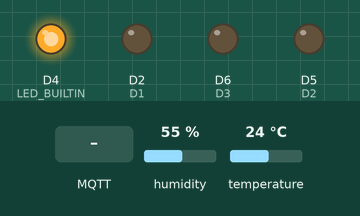
The sketch below on a simulated ESP8266 (NodeMCU). Parts: output pins drawn as LEDs (lit = HIGH, except the on-board LED, lit = LOW). The test bench sets the inputs (shaded band); at power-on: humidity 55 %, temperature 24 °C. WiFi joins after 1.5 s; servers stay silent unless stated; no MQTT or app messages arrive unless stated; what the sketch prints to the serial monitor is not drawn.

Above: at 0.0 s.
At 2.7 s:
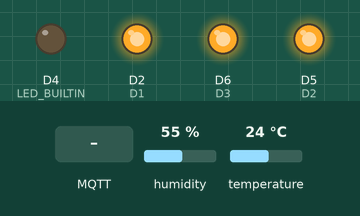
2.8 s: MQTT message "device4" arrives on the first subscribed topic
At 5.07 s:
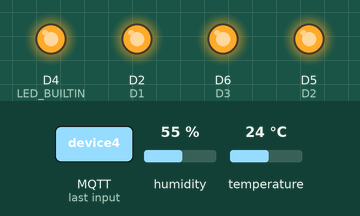
11.7 s: MQTT message "1" arrives on the first subscribed topic
16.7 s: MQTT message "on" arrives on the first subscribed topic
Timing chart, 0 to 27.1 s (numbered marks = the images above; inputs shaded):
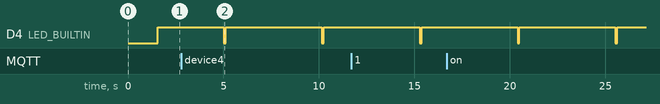

Measured:
- by itself, D4 (LED_BUILTIN): alternates HIGH for 5.0 s and LOW for 0.10 s

The sketch:

v0.0.ino
```cpp
#include <ArduinoJson.h>
#include <PubSubClient.h>
#include <ESP8266WiFi.h>
#include "DHT.h"

#define WIFI_AP "TP-LINK_D2A1EA"            // tên mạng wifi
#define WIFI_PASSWORD "244466666@2017"   // mật khẩu
#define CLIENTID "5a5643736c8e6e04bcefde99" // vuon 1
//#define CLIENTID "5a579a6b85520f07df6347e9"  //vuon 2
#define DHTPIN 5
#define DHTTYPE DHT11

#define D1 4
#define D2 14
#define D3 12
//#define D4 13
//#define LED_BUILTIN 2

//#define GPIO0_PIN 3
// #define GPIO2_PIN 5

DHT dht(DHTPIN, DHTTYPE);
char thingsboardServer[] = "thienha.net";

WiFiClient wifiClient;

PubSubClient client(wifiClient);

int status = WL_IDLE_STATUS;
unsigned long lastSend = 0;
// We assume that all GPIOs are LOW
boolean gpioState[] = {false, false};

void setup() {
  Serial.begin(115200);
  delay(10);
  InitWiFi();
  dht.begin();
  client.setServer( thingsboardServer, 1883 );
  client.setCallback(on_message);
  pinMode(D1, OUTPUT);
  pinMode(D2, OUTPUT);
  pinMode(D3, OUTPUT);
  // pinMode(D4, OUTPUT);
  pinMode(LED_BUILTIN, OUTPUT);
  digitalWrite(D1, HIGH);
  digitalWrite(D2, HIGH);
  digitalWrite(D3, HIGH);
  //digitalWrite(D4, HIGH);
  digitalWrite(LED_BUILTIN, HIGH);

}

void loop() {
  if ( !client.connected() ) {
    digitalWrite(LED_BUILTIN, LOW);
    reconnect();
  }
  digitalWrite(LED_BUILTIN, HIGH);
  if ( millis() - lastSend > 5000 ) { // Update and send only after 1 seconds
    getAndSendTemperatureAndHumidityData();
    digitalWrite(LED_BUILTIN, LOW);
    delay(100);
    digitalWrite(LED_BUILTIN, HIGH);
    lastSend = millis();
  }
  client.loop();
}

void getAndSendTemperatureAndHumidityData()
{
  Serial.println("Collecting temperature data.");

  // Reading temperature or humidity takes about 250 milliseconds!
  float h = dht.readHumidity();
  // Read temperature as Celsius (the default)
  float t = dht.readTemperature();

  // Check if any reads failed and exit early (to try again).
  if (isnan(h) || isnan(t)) {
    Serial.println("Failed to read from DHT sensor!");
    return;
  }

  Serial.print("Humidity: ");
  Serial.print(h);
  Serial.print(" %\t");
  Serial.print("Temperature: ");
  Serial.print(t);
  Serial.print(" *C ");

  String temperature = String(t);
  String humidity = String(h);

  // Just debug messages
  //  Serial.println( "Sending temperature and humidity : [" );
  //  Serial.print( temperature ); Serial.print( "," );
  //  Serial.print( humidity );
  //  Serial.print( "]   -> " );

  // Prepare a JSON payload string
  String payload = "{";
  payload += "\"temperature\":"; payload += temperature; payload += ",";
  payload += "\"humidity\":"; payload += humidity;
  payload += "}";

  // Send payload
  char attributes[100];
  payload.toCharArray( attributes, 100 );
  client.publish( "admin/attributes", attributes );
  Serial.println( attributes );
}

// The callback for when a PUBLISH message is received from the server.
void on_message(const char* topic, byte* payload, unsigned int length) {

  Serial.println("On message");

  char json[length + 1];
  strncpy (json, (char*)payload, length);
  json[length] = '\0';

  Serial.print("Topic: ");
  Serial.println(topic);
  Serial.print("Message: ");
  Serial.println(json);

  // Decode JSON request
  StaticJsonBuffer<200> jsonBuffer;
  JsonObject& data = jsonBuffer.parseObject((char*)json);

  if (!data.success())
  {
    Serial.println("parseObject() failed");
    return;
  }
  set_gpio_status(data["device1"], data["device2"], data["device3"]);
  client.publish("admin/response", get_gpio_status().c_str());
}

String get_gpio_status() {
  // Prepare gpios JSON payload string
  StaticJsonBuffer<200> jsonBuffer;
  JsonObject& data = jsonBuffer.createObject();
  data["device1"] = gpioState[0] ? true : false;
  data["device2"] = gpioState[1] ? true : false;
  data["device3"] = gpioState[2] ? true : false;
  //data["device4"] = gpioState[2] ? true : false;
  char payload[256];
  data.printTo(payload, sizeof(payload));
  String strPayload = String(payload);
  Serial.print("Get gpio status: ");
  Serial.println(strPayload);
  return strPayload;
}

void set_gpio_status(bool dv1, bool dv2, bool dv3) {
  if (dv1) {
    // Output GPIOs state
    digitalWrite(D1, LOW);
    // Update GPIOs state
    gpioState[0] = dv1;
  } else {
    digitalWrite(D1, HIGH);
    // Update GPIOs state
    gpioState[0] = dv1;
  }

  if (dv2) {
    // Output GPIOs state
    digitalWrite(D2, LOW);
    // Update GPIOs state
    gpioState[1] = dv2;
  } else {
    digitalWrite(D2, HIGH);
    // Update GPIOs state
    gpioState[1] = dv2;
  }

  if (dv3) {
    // Output GPIOs state
    digitalWrite(D3, LOW);
    // Update GPIOs state
    gpioState[2] = dv3;
  } else {
    digitalWrite(D3, HIGH);
    // Update GPIOs state
    gpioState[2] = dv3;
  }
  //  if (dv4) {
  //    // Output GPIOs state
  //    digitalWrite(D4, LOW);
  //    // Update GPIOs state
  //    gpioState[3] = dv4;
  //  } else {
  //    digitalWrite(D4, HIGH);
  //    // Update GPIOs state
  //    gpioState[3] = dv4;
  //    }
}

void InitWiFi() {
  Serial.println("Connecting to AP ...");
  // attempt to connect to WiFi network

  WiFi.begin(WIFI_AP, WIFI_PASSWORD);
  while (WiFi.status() != WL_CONNECTED) {
    delay(500);
    Serial.print(".");
  }
  Serial.println("Connected to AP");
}


void reconnect() {
  // Loop until we're reconnected
  while (!client.connected()) {
    status = WiFi.status();
    if ( status != WL_CONNECTED) {
      WiFi.begin(WIFI_AP, WIFI_PASSWORD);
      while (WiFi.status() != WL_CONNECTED) {
        delay(500);
        Serial.print(".");
      }
      Serial.println("Connected to AP");
    }
    Serial.print("Connecting to Server node ...");
    // Attempt to connect (clientId, username, password)
    if ( client.connect(CLIENTID, "admin", NULL) ) {
      Serial.println( "[DONE]" );

      // Subscribing to receive RPC requests
      Serial.println("Subcribe !");
      client.subscribe("admin/request");
      // Sending current GPIO status
      //Serial.println("Sending current GPIO status ...");
      //client.publish("v1/devices/me/attributes", get_gpio_status().c_str());
    } else {
      Serial.print( "[FAILED] [ rc = " );
      Serial.print( client.state() );
      Serial.println( " : retrying in 5 seconds]" );
      digitalWrite(LED_BUILTIN, LOW);
      // Wait 5 seconds before retrying
      delay( 5000 );
    }
  }
}
```
